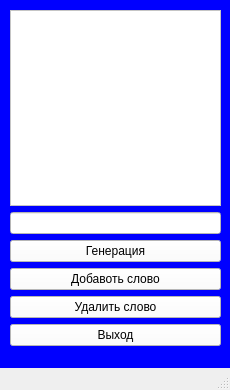
<?xml version="1.0" encoding="UTF-8"?>
<ui version="4.0">
 <class>Interface</class>
 <widget class="QMainWindow" name="Interface">
  <property name="geometry">
   <rect>
    <x>0</x>
    <y>0</y>
    <width>230</width>
    <height>390</height>
   </rect>
  </property>
  <property name="windowTitle">
   <string>MainWindow</string>
  </property>
  <widget class="QWidget" name="centralwidget">
   <property name="styleSheet">
    <string notr="true">background-color: blue;</string>
   </property>
   <widget class="QWidget" name="">
    <property name="geometry">
     <rect>
      <x>10</x>
      <y>10</y>
      <width>211</width>
      <height>336</height>
     </rect>
    </property>
    <layout class="QFormLayout" name="formLayout">
     <item row="0" column="0" colspan="2">
      <widget class="QTextEdit" name="textEdit">
       <property name="styleSheet">
        <string notr="true">background-color: white;</string>
       </property>
      </widget>
     </item>
     <item row="1" column="0" colspan="2">
      <widget class="QLineEdit" name="lineEdit">
       <property name="styleSheet">
        <string notr="true">background-color: white;</string>
       </property>
      </widget>
     </item>
     <item row="2" column="0" colspan="2">
      <widget class="QPushButton" name="generation">
       <property name="styleSheet">
        <string notr="true">background-color: rgb(255, 255, 255);</string>
       </property>
       <property name="text">
        <string>Генерация</string>
       </property>
      </widget>
     </item>
     <item row="3" column="0" colspan="2">
      <widget class="QPushButton" name="addButton">
       <property name="styleSheet">
        <string notr="true">background-color: rgb(255, 255, 255);</string>
       </property>
       <property name="text">
        <string>Добавоть слово</string>
       </property>
      </widget>
     </item>
     <item row="4" column="0" colspan="2">
      <widget class="QPushButton" name="delButton">
       <property name="styleSheet">
        <string notr="true">background-color: rgb(255, 255, 255);</string>
       </property>
       <property name="text">
        <string>Удалить слово</string>
       </property>
      </widget>
     </item>
     <item row="5" column="0" colspan="2">
      <widget class="QPushButton" name="closeButton">
       <property name="styleSheet">
        <string notr="true">background-color: rgb(255, 255, 255);</string>
       </property>
       <property name="text">
        <string>Выход</string>
       </property>
      </widget>
     </item>
    </layout>
   </widget>
  </widget>
  <widget class="QMenuBar" name="menubar">
   <property name="geometry">
    <rect>
     <x>0</x>
     <y>0</y>
     <width>230</width>
     <height>21</height>
    </rect>
   </property>
  </widget>
  <widget class="QStatusBar" name="statusbar"/>
 </widget>
 <resources/>
 <connections>
  <connection>
   <sender>closeButton</sender>
   <signal>clicked()</signal>
   <receiver>Interface</receiver>
   <slot>close()</slot>
   <hints>
    <hint type="sourcelabel">
     <x>105</x>
     <y>339</y>
    </hint>
    <hint type="destinationlabel">
     <x>135</x>
     <y>306</y>
    </hint>
   </hints>
  </connection>
 </connections>
</ui>
